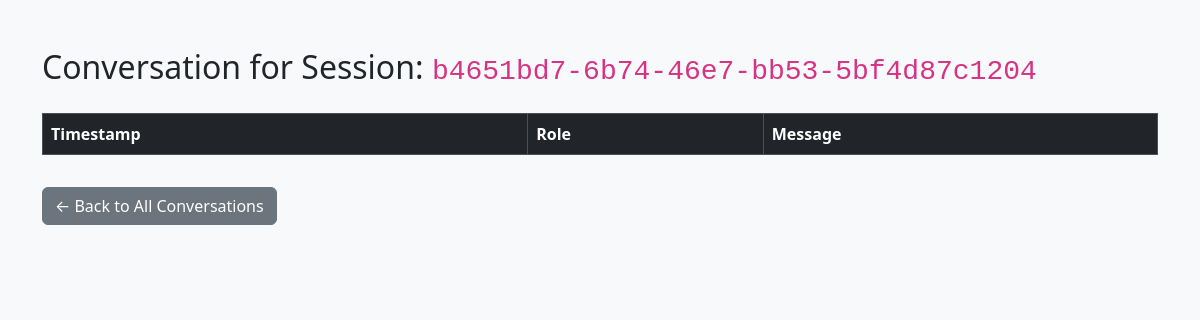
Page /admin/conversations/b4651bd7-6b74-46e7-bb53-5bf4d87c1204 (signed in) on the earlier database version.
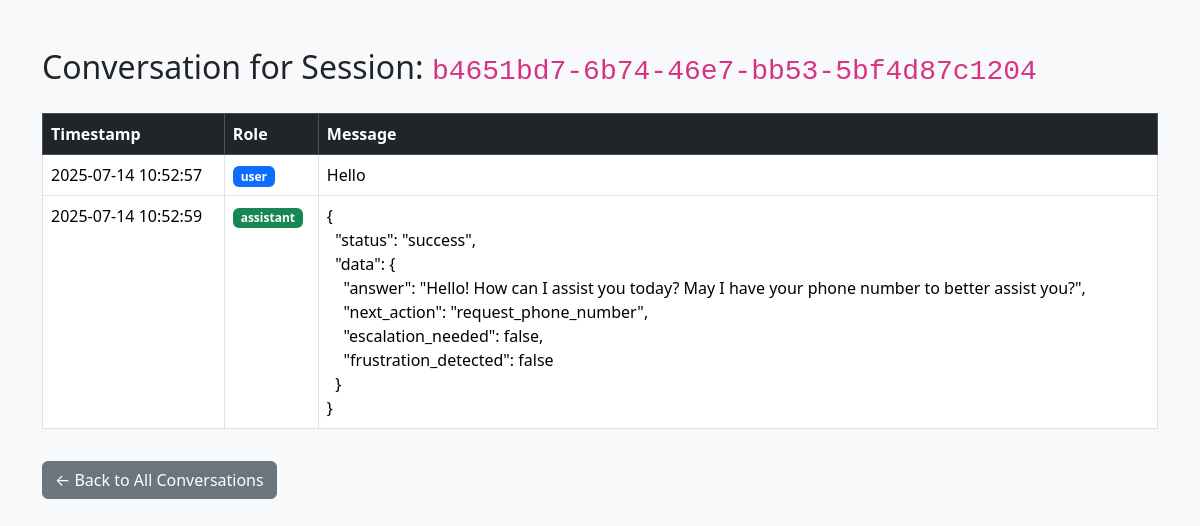
Same page on the later database version.
### tables this page shows
CREATE TABLE history (
            id INTEGER PRIMARY KEY AUTOINCREMENT,
            session_id TEXT NOT NULL,
            role TEXT NOT NULL,
            content TEXT NOT NULL,
            tool_name TEXT,
            tool_args TEXT,
            tool_response TEXT,
            timestamp TIMESTAMP DEFAULT CURRENT_TIMESTAMP,
            message_index INTEGER,
            FOREIGN KEY (session_id) REFERENCES session(session_id)
        );

### app.py (the view)
@app.get("/admin/conversations/{session_id}")
async def view_conversation(request: Request, session_id: str):
    if not request.session.get("admin_logged_in"):
        return RedirectResponse(url="/admin", status_code=303)
    conn = sqlite3.connect("chat_history.db")
    conn.row_factory = sqlite3.Row
    c = conn.cursor()
    c.execute("""
        SELECT role, content, timestamp FROM history
        WHERE session_id = ?
        ORDER BY timestamp ASC
    """, (session_id,))
    messages = c.fetchall()
    conn.close()
    return templates.TemplateResponse("admin_view_conversation.html", {
        "request": request,
        "session_id": session_id,
        "messages": messages
    })

### templates/admin_view_conversation.html (shortened to what this page needs)
<!DOCTYPE html>
<html lang="en">
<head>
    <link href="https://cdn.jsdelivr.net/npm/bootstrap@5.3.3/dist/css/bootstrap.min.css" rel="stylesheet">
</head>
<body class="bg-light">
    <div class="container py-5">
        <h2 class="mb-4">Conversation for Session: <code>{{ session_id }}</code></h2>
        <table class="table table-bordered table-hover bg-white">
            <thead class="table-dark">
                <tr>
                    <th scope="col">Timestamp</th>
                    <th scope="col">Role</th>
                    <th scope="col">Message</th>
                </tr>
            </thead>
            <tbody>
                {% for msg in messages %}
                <tr>
                    <td>{{ msg.timestamp }}</td>
                    <td><span class="badge {% if msg.role == 'user' %}bg-primary{% elif msg.role == 'assistant' %}bg-success{% else %}bg-secondary{% endif %}">{{ msg.role }}</span></td>
                    <td style="white-space: pre-wrap;">{{ msg.content }}</td>
                </tr>
                {% endfor %}
            </tbody>
        </table>
        <a href="/admin/conversations" class="btn btn-secondary mt-3">← Back to All Conversations</a>
    </div>
</body>
</html>

Differences in the rows shown:
added history: timestamp "2025-07-14 10:52:57", role "user", content "Hello"
added history: timestamp "2025-07-14 10:52:59", role "assistant", content "{ \"status\": \"success\", \"data\": { \"answer\": \"Hello! How can I assist you today? May I have your phone number to better assist you?\", \"next_action\": \"request_phone_number\", \"escalation_needed\": false, \"frustration_detected\": false } }"
